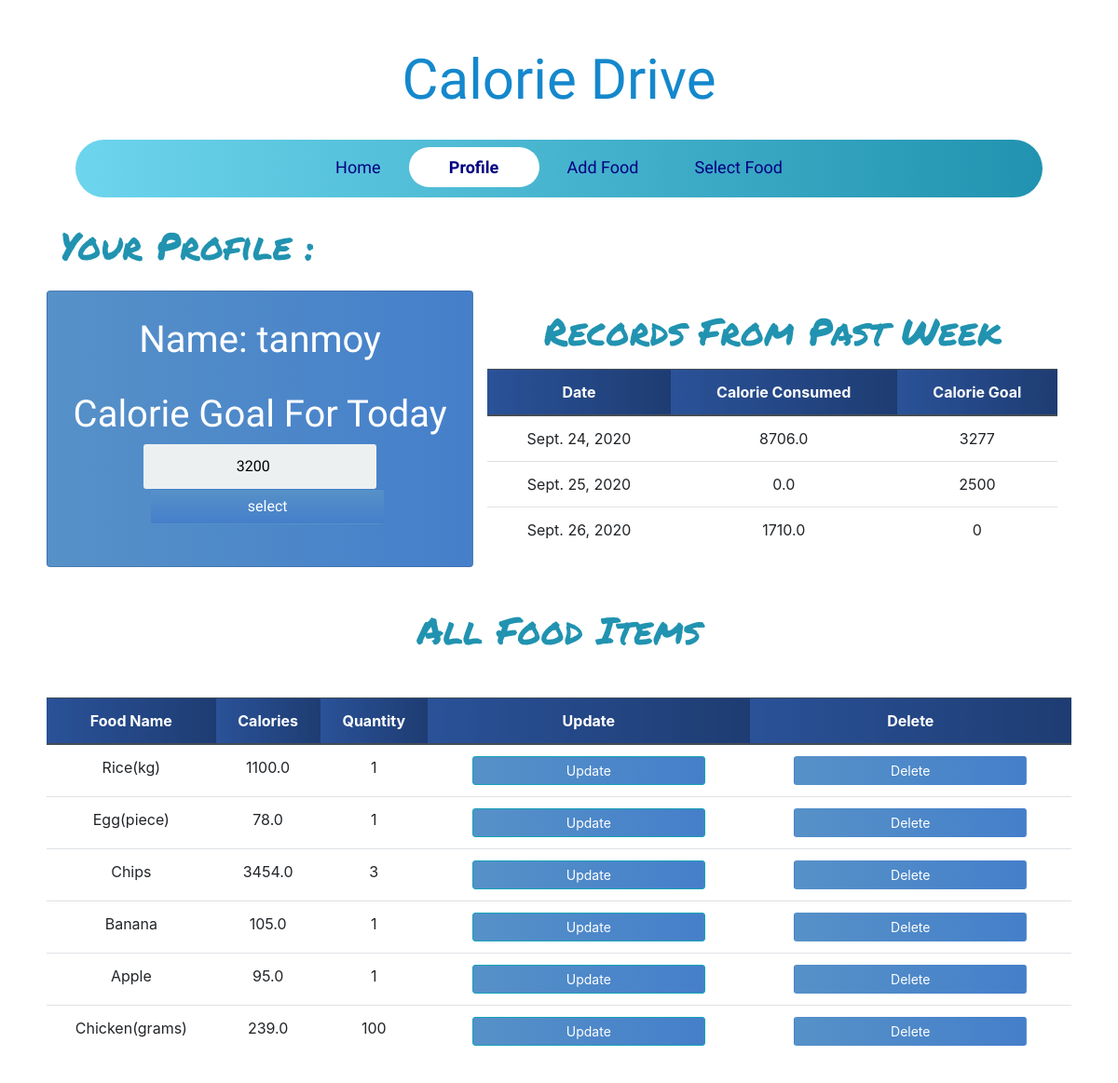
/profile/ (signed in), run on the app's committed database.
### calories/models.py (models this page shows, shortened)
class Profile(models.Model):
	person_of = models.ForeignKey(User,null=True,on_delete=models.CASCADE)
	calorie_count = models.FloatField(default=0,null=True,blank=True)
	food_selected = models.ForeignKey(Food,on_delete=models.CASCADE,null=True,blank=True)
	quantity = models.FloatField(default=0)
	total_calorie = models.FloatField(default=0,null=True)
	date = models.DateField(auto_now_add = True)
	calorie_goal = models.PositiveIntegerField(default=0)
	all_food_selected_today = models.ManyToManyField(Food,through='PostFood',related_name='inventory')

class Food(models.Model):
	name = models.CharField(max_length=200 ,null=False)
	quantity = models.PositiveIntegerField(null=False,default=0)
	calorie = models.FloatField(null=False,default=0)
	person_of = models.ForeignKey(User,null=True,on_delete=models.CASCADE)

### calories/views.py (the view)
# urls.py: path('profile/',ProfilePage,name='profile'),
@login_required
def ProfilePage(request):
	person = Profile.objects.filter(person_of=request.user).last()
	food_items = Food.objects.filter(person_of=request.user)
	form = ProfileForm(instance=person)
	if request.method == 'POST':
		form = ProfileForm(request.POST,instance=person)
		if form.is_valid():
			form.save()
			return redirect('profile')
	else:
		form = ProfileForm(instance=person)
	some_day_last_week = timezone.now().date() -timedelta(days=7)
	records=Profile.objects.filter(date__gte=some_day_last_week,date__lt=timezone.now().date(),person_of=request.user)
	context = {'form':form,'food_items':food_items,'records':records}
	return render(request, 'profile.html',context)

### calories/forms.py
class ProfileForm(forms.ModelForm):
	class Meta:
		model = Profile
		fields = ('calorie_goal',)

### templates/profile.html (shortened to what this page needs)
{% extends 'base.html' %}
{% block content %}
<div class="container-fluid">
    <h1 class="headline">Your Profile :</h1>
        <div class="row mt-4 mb-4">
            <div class="col-lg-5 card card-body">
            <div class="app-title">
                <h1 class="text-center profile-text mt-2">Name: {{ request.user }} </h1>
            </div>
            <form method="POST" action="" class="login-form pt-4">
                {% for field in form %}
                <h1>Calorie Goal For Today</h1>
                {{ field }}
                {% endfor %}
                <input class="btn login_btn profile-submit ml-3" type="submit" value="select">
            </form>
        </div>
        <div class="col-lg-7">
        <h1 class="text-center headline pb-2">Records From Past Week</h1>
        <table class="table text-center">
            <thead class="thead-dark">
                <tr>
                    <th scope="col">Date</th>
                    <th scope="col">Calorie Consumed</th>
                    <th scope="col">Calorie Goal</th>
                </tr>
            </thead>
            <tbody>
                {% for record in records %}
                <tr>
                    <td>{{ record.date }}</td>
                    <td>{{ record.total_calorie }}</td>
                    <td>{{ record.calorie_goal }}</td>
                </tr>
                {% endfor %}
            </tbody>
        </table>
    </div>
     </div>
    <h1 class="text-center headline">All Food Items</h1>
     <div class="row mt-5">
      <table class="table text-center">
            <thead class="thead-dark">
                <tr>
                    <th scope="col">Food Name</th>
                    <th scope="col">Calories</th>
                    <th scope="col">Quantity</th>
                    <th scope="col">Update</th>
                    <th scope="col">Delete</th>
                </tr>
            </thead>
            <tbody>
                {% for food in food_items %}
                <tr>
                    <td>{{ food.name }}</td>
                    <td>{{ food.calorie }}</td>
                    <td>{{ food.quantity }}</td>
                    <td><a class="btn btn-sm btn-info" href="{% url 'update_food' food.id %}">Update</a></td>
                    <td><a class="btn btn-sm " href="{% url 'delete_food' food.id %}">Delete</a></td>
                </tr>
                {% endfor %}
            </tbody>
        </table>
    </div>
</div>
{% endblock content %}

### static/css/base.css (style rules this page uses)
a { text-decoration:none !important; }
body { font-family: Arial; background-color: #3498DB; padding: 50px; }
.app-title { text-align: center; color: #777; }
.login-form { text-align: center; }
input { text-align: center; background-color: #ECF0F1; border: 2px solid transparent; border-radius: 3px; font-size: 16px; font-weight: 200; padding: 10px 0; width: 250px; transition: border .5s; }
.btn { background: #457fca; background: -webkit-linear-gradient(to right, #5691c8, #457fca); background: linear-gradient(to right, #5691c8, #457fca); color: white !important; font-size: 16px; line-height: 25px; padding: 10px 0; text-decoration: none; text-shadow: none; border-radius: 3px; box-shadow: none; transition: 0.25s; display: block; width: 250px; margin: 0 auto; }
.card { background: #457fca; background: -webkit-linear-gradient(to right, #5691c8, #457fca); background: linear-gradient(to right, #5691c8, #457fca); color:white; }
.card::before, .card::after { position: absolute; top: 0; right: 0; bottom: 0; left: 0; transform: scale3d(0, 0, 1); transition: transform .3s ease-out 0s; background: rgba(255, 255, 255, 0.1); content: ''; pointer-events: none; }
.card::before { transform-origin: left top; }
.card::after { transform-origin: right bottom; }
th { background: #1e3c72; background: -webkit-linear-gradient(to right, #2a5298, #1e3c72); background: linear-gradient(to right, #2a5298, #1e3c72); }
.card { font-family: 'Grandstander', cursive; font-family: 'Ubuntu', sans-serif; }
.headline { font-family: 'Permanent Marker', cursive; padding-top:20px; color: #2193b0; color: -webkit-linear-gradient(to right, #6dd5ed, #2193b0); color: linear-gradient(to right, #6dd5ed, #2193b0); }
.profile-text { color:white; font-family: 'Lobster', cursive; }
.table { background-color: white; color: #18AD7C; }
.profile-submit { background: #457fca; background: -webkit-linear-gradient(to bottom, #5691c8, #457fca); background: linear-gradient(to bottom, #5691c8, #457fca); }

### data on the page
Profile: form "3200"
Profile: date "Sept. 24, 2020", total_calorie "8706.0", calorie_goal "3277"
Profile: date "Sept. 25, 2020", total_calorie "0.0", calorie_goal "2500"
Profile: date "Sept. 26, 2020", total_calorie "1710.0", calorie_goal "0"
Food: name "Rice(kg)", calorie "1100.0", quantity "1"
Food: name "Egg(piece)", calorie "78.0", quantity "1"
Food: name "Chips", calorie "3454.0", quantity "3"
Food: name "Banana", calorie "105.0", quantity "1"
Food: name "Apple", calorie "95.0", quantity "1"
Food: name "Chicken(grams)", calorie "239.0", quantity "100"

### other printed values
{{ request.user }} "tanmoy"
